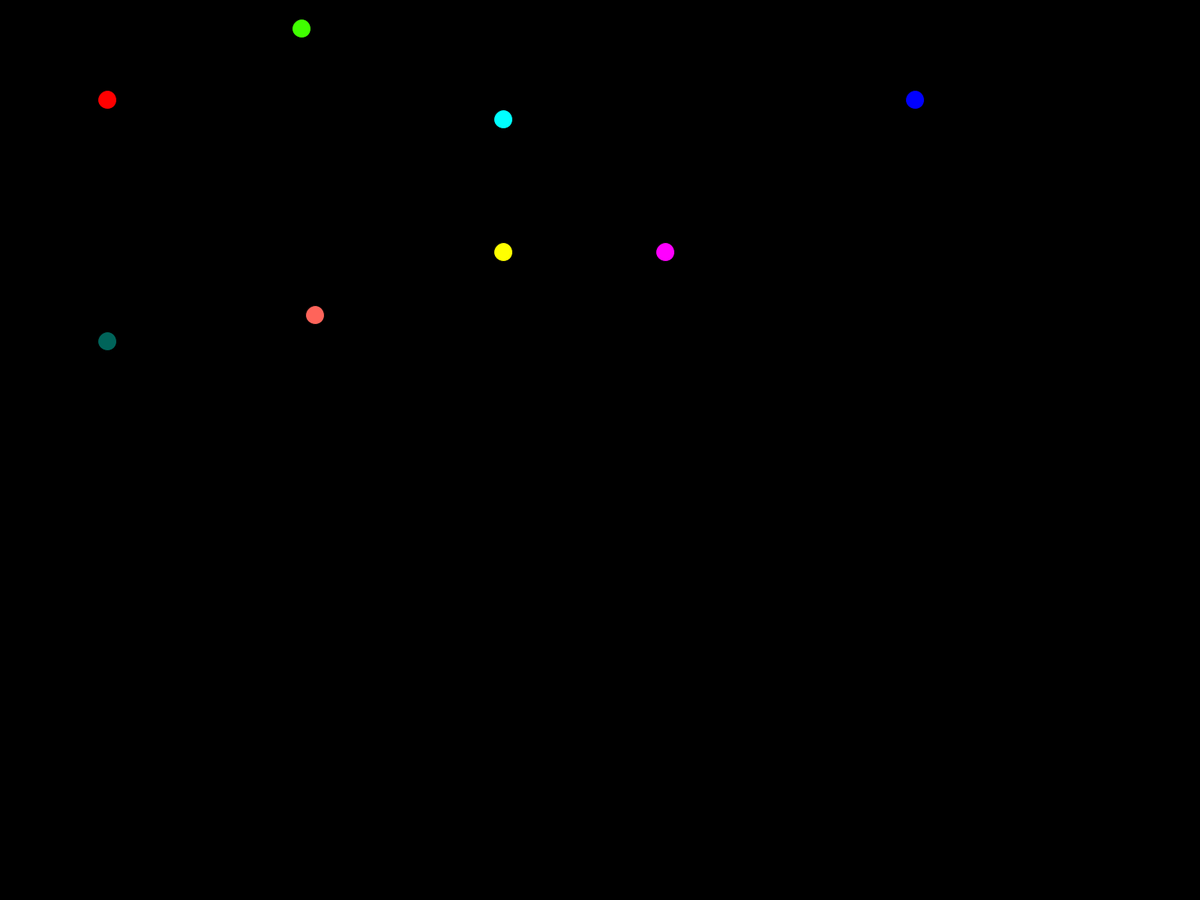
Frame 1 (no input)
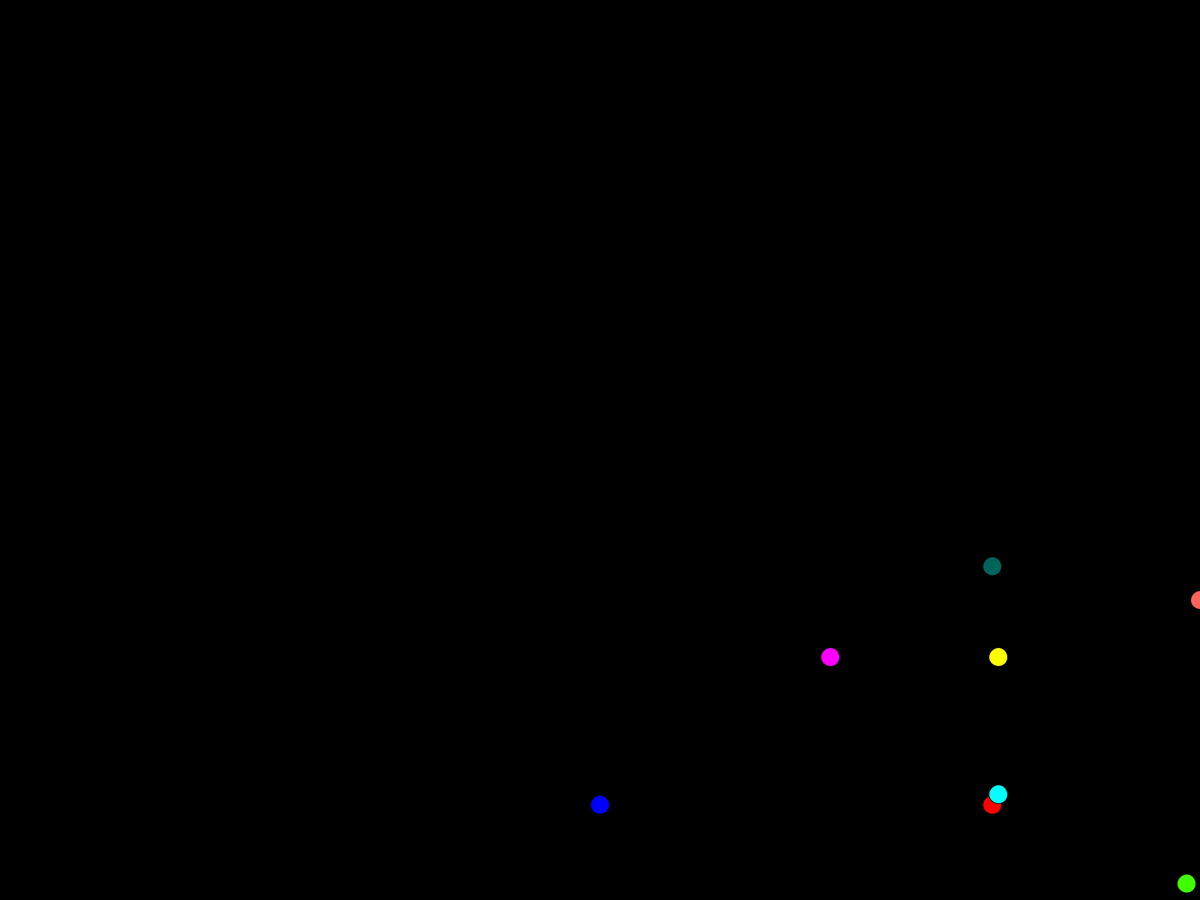
Frame 60 (the mouse pressed at the canvas centre just before this capture)
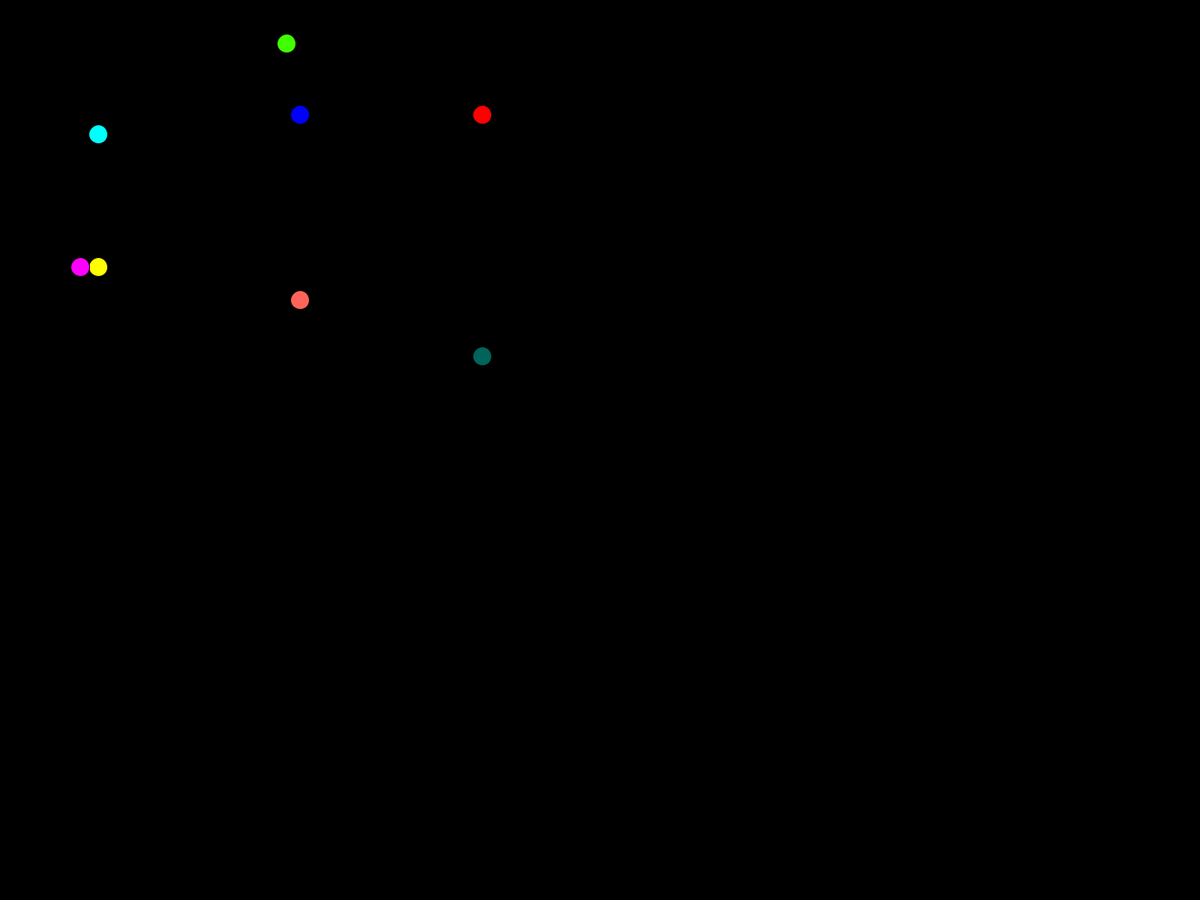
Frame 120 (the mouse held since frame 60 and released just before this capture)

The Processing sketch that drew these frames (run headless with seeded random() and noise(); from frame 60 on, the mouse is pressed at the canvas centre):

// Processing sketch: Class
// ── Class.pde
// Variables go here
Ball myBall1 = new Ball(123,113,color(255, 0, 0)); // Initializing the Class
Ball myBall2 = new Ball(651,316,color(255, 255, 0));
Ball myBall3 = new Ball(382,18,color(64, 255, 0)); 
Ball myBall4 = new Ball(651,139,color(0, 255, 255));
Ball myBall5 = new Ball(1200,113,color(0, 0, 255)); 
Ball myBall6 = new Ball(867,316,color(255, 0, 255));
Ball myBall7 = new Ball(123,435,color(0, 100, 90)); 
Ball myBall8 = new Ball(400,400,color(255, 100, 90));

void setup () {
  fullScreen();
  print ("Screen Dimensions" + "\n My Width is " + displayWidth + "\n My Height is " + displayHeight); 
} // End of Void Setup

void draw () {
  background (0); // Black on a GreyScale
  
  myBall1.EdgeDetection();
  myBall1.ClassDraw();
  
  myBall2.EdgeDetection();
  myBall2.ClassDraw();
  
  myBall3.EdgeDetection();
  myBall3.ClassDraw();
  
  myBall4.EdgeDetection();
  myBall4.ClassDraw();
  
  myBall5.EdgeDetection();
  myBall5.ClassDraw();
  
  myBall6.EdgeDetection();
  myBall6.ClassDraw();
  
  myBall7.EdgeDetection();
  myBall7.ClassDraw();
  
  myBall8.EdgeDetection();
  myBall8.ClassDraw();
} // End of Draw Loop
// ── Ball.pde
class Ball {
  float radius; // This is Ball.radius
  float x; // This is Ball.x
  float y; // This is Ball.y
  color c; // This is Ball.c
  float xSpeed;
  float ySpeed;
  
  Ball (float x, float y, color myColor) {
    this.x = x; // Unique X Coordinate
    this.y = y; // Unique Y Coordinate
    c = myColor; // Colour is shared with all Balls
    xSpeed = 20.0; // Speed of the ball moving in the x direction
    ySpeed = 20.0; // Speed of the ball moving in the y direction
    radius = 25; // Radius is shared with all Balls
} // End of Constuctor
 void EdgeDetection () {
     if(x+xSpeed < 0 || x+xSpeed > width) { // Ensures ball, while moving, does not leave the left or right side of the screen
        xSpeed *= -1;
      }
      if (y+ySpeed < 0 || y+ySpeed > height) { // Ensures ball, while moving, does not leave the top or botom of the screen
        ySpeed *= -1;
      }
  
      x += xSpeed;
      y += ySpeed;
} // End of Edge Detection
   void ClassDraw () {
     fill(c); // This fills the ball with a colour
     ellipse(x, y, radius, radius); // Shape for myBall
   }
} // End of Class Ball
